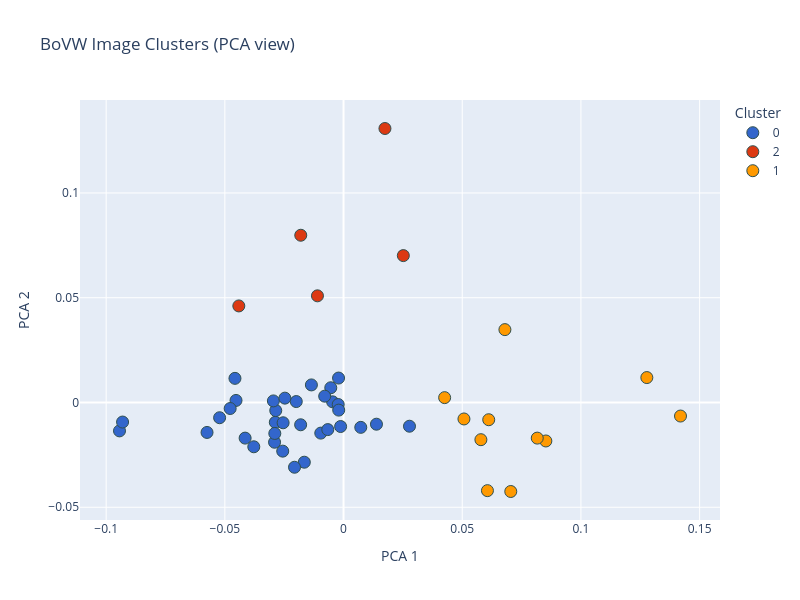

Notebook source saved alongside this figure:
### Markdown cell above
A higher cosine similarity indicates stronger overlap in texture and local structure under the BoVW representation.

Clustering complements this by grouping images without labels, revealing recurring visual patterns from an unsupervised perspective.

Similarity is pairwise, while clustering summarizes corpus-level structure.

### Code cell
# Cluster BoVW features into 3 groups and visualize in 2D
n_clusters = 3
cluster_model = KMeans(n_clusters=n_clusters, random_state=42, n_init=10)
cluster_labels = cluster_model.fit_predict(bovw_features)
demo_df["cluster"] = cluster_labels

# Compute the PCA
pca = PCA(n_components=2, random_state=42)
xy = pca.fit_transform(bovw_features)


# Create a DataFrame for visualization
clustering_visualization_df = pd.DataFrame({
    "PCA 1": xy[:, 0],
    "PCA 2": xy[:, 1],
    "Cluster": cluster_labels.astype(str),  # Convert to string for discrete colors
    "Title": demo_df["title"].apply(lambda t: textwrap.fill(str(t).lower(), 
                                                            width=50).replace('\n', '<br>')),
    "Image ID": demo_df["img_path"],
    "Category": demo_df["category"].str.lower()
})

# Create an interactive scatter plot
fig = px.scatter(
    clustering_visualization_df,
    x="PCA 1",
    y="PCA 2",
    color="Cluster",
    hover_data={
        "Title": True,
        "Image ID": True,
        "Category": True,
        "PCA 1": False,
        "PCA 2": False,
        "Cluster": True
    },
    title="BoVW Image Clusters (PCA view)",
    color_discrete_sequence=px.colors.qualitative.G10,  # A high-contrast palette
    width=800, height=600
)

fig.update_traces(marker=dict(size=12, line=dict(width=1, color='DarkSlateGrey')))
fig.show()

print("Cluster sizes:")
print(demo_df["cluster"].value_counts().sort_index())

### Figure 1 — Plotly figure (JSON) as saved in the notebook; plotly's stock layout.template omitted (floating-point values rounded to 4 significant figures; data arrays with more than 128 entries replaced by an {"elided": "..."} marker saying what was removed)
{"data": [{"customdata": {"elided": "34x4 str values"}, "hovertemplate": "Cluster=%{customdata[3]}<br>Title=%{customdata[0]}<br>Image ID=%{customdata[1]}<br>Category=%{customdata[2]}<extra></extra>", "legendgroup": "0", "marker": {"color": "#3366CC", "line": {"color": "DarkSlateGrey", "width": 1}, "size": 12, "symbol": "circle"}, "mode": "markers", "name": "0", "orientation": "v", "showlegend": true, "type": "scatter", "x": [-0.0453, -0.01992, -0.09438, -0.09309, -0.02562, 0.02778, -0.004601, -0.02875, -0.009591, -0.006636, -0.005381, -0.04574, -0.02856, -0.001233, -0.01652, -0.02906, -0.05751, -0.002243, 0.01387, -0.02065, -0.03781, -0.01807, -0.01354, -0.04146, -0.02546, -0.02955, 0.00726, -0.02471, -0.002035, -0.02895, -0.007943, -0.002096, -0.04776, -0.05221], "xaxis": "x", "y": [0.0009765, 0.0004485, -0.01355, -0.009332, -0.02321, -0.01132, 0.0003114, -0.009469, -0.01462, -0.01293, 0.007036, 0.01151, -0.003853, -0.01147, -0.0285, -0.01897, -0.01429, -0.0009542, -0.01036, -0.0309, -0.02113, -0.01063, 0.008385, -0.017, -0.009679, 0.0007482, -0.01187, 0.002077, -0.003635, -0.01477, 0.003015, 0.01166, -0.002873, -0.007267], "yaxis": "y"}, {"customdata": [["enlarged lung of emphysema victim. severe air<br>pollution increases risk of respiratory and<br>pulmonary diseases among workers of the birmingham<br>area", "545483.jpg", "pollution and environmental damage", "2"], ["setting sun amid smoke cloud", "544704.jpg", "urban landscape", "2"], ["copley square at 9 a.m. john hancock building and<br>trinity church", "550001.jpg", "urban landscape", "2"], ["view of overgrazed prairie with hardwood forest in<br>the distance in doniphan county kansas, near troy<br>in the extreme northeast corner of the state.<br>plants that inhabit the area once covered by<br>tallgrass prairie include goldenrod; dogbane and<br>brome grass. northeast kansas is unique because it<br>contains the only hardwood forest in the state in<br>addition to tallgrass prairie", "557099.jpg", "rural landscape", "2"], ["abandoned car in clear creek canyon, near dumont", "545304.jpg", "urban landscape", "2"]], "hovertemplate": "Cluster=%{customdata[3]}<br>Title=%{customdata[0]}<br>Image ID=%{customdata[1]}<br>Category=%{customdata[2]}<extra></extra>", "legendgroup": "2", "marker": {"color": "#DC3912", "line": {"color": "DarkSlateGrey", "width": 1}, "size": 12, "symbol": "circle"}, "mode": "markers", "name": "2", "orientation": "v", "showlegend": true, "type": "scatter", "x": [-0.01802, 0.01744, -0.04411, -0.01098, 0.02518], "xaxis": "x", "y": [0.07981, 0.1308, 0.04608, 0.0509, 0.07009], "yaxis": "y"}, {"customdata": [["mangrove trees growing off-shore from the state<br>park at long key. mangroves, important to the<br>area's ecosystem, have been cleared out in great<br>numbers by land developers. studies indicate that<br>the removal of the trees, among other harmful<br>effects threatens the food chain necessary to<br>marine life and, therefore endangers the local<br>fisheries", "548702.jpg", "urban landscape", "1"], ["ekker butte rises in the crystal air of<br>canyonlands national park. the smaller arches<br>national park lies just to the north of the town.<br>bates wilson, superintendent of both parks, says<br>their most important feature at this time is their<br>clear atmosphere. he fears this will be harmed<br>soon by the operation of giant coal-burning power<br>plants in utah and adjoining states. some people<br>feel that the air is already beginning to suffer<br>from the effects of the huge plant at shiprock,<br>new mexico", "545775.jpg", "rural landscape", "1"], ["a new york city sludge carrier dumps its cargo<br>into waters of the new york bight. the u.s. coast<br>guard is responsible for monitoring all ocean<br>dumping in the bight which includes 15,000 square<br>miles of ocean waters and the continental shelf<br>off the coasts of new york and new jersey the<br>national oceanographic and atmospheric<br>administration is conducting a marine ecosystems<br>analysis program in the bight. the multi-year<br>project is being observed by epa and the coast<br>guard", "557819.jpg", "urban landscape", "1"], ["private residence on north main street in<br>paterson, new jersey. the inner city today is an<br>absolute contradiction to the main stream america<br>of gas stations, expressways, shopping centers and<br>tract homes. it is populated by blacks, latins and<br>the white poor. most of all, the inner city is<br>human beings, as threatened and beautiful as the<br>19th century buildings in their environment", "555922.jpg", "people and community", "1"], ["downtown main street in houston, texas. this is<br>one of a series of 21 black and white photographs.<br>they document the environments remaining from the<br>19th century in terms of architecture, commerce<br>and lifestyles. the pictures also compare the<br>contemporary city showing displacement of the<br>unique by the ordinary and noting current urban<br>problems. the pictures show a region and its<br>uniqueness in people and architecture in east<br>texas which is still a part of the south", "557635.jpg", "urban landscape", "1"], ["los angeles reactive pollutant program (larpp), a<br>unique multi-agency air pollution research study<br>sponsored by the coordinating research council, a<br>government-industry research group", "552378.jpg", "pollution and environmental damage", "1"], ["crab netting at brinnon tide flat on the hood<br>canal brings out large crowds during the spring<br>and summer minus tides. catch is mainly dungeness<br>crabs, which must measure six inches across the<br>shell. only the male crabs may be retained", "552282.jpg", "people and community", "1"], ["compacted old cars on flatbed truck are ready for<br>the shredder (in background), at the klean steel<br>manufacturing corporation in flowood. mr. v.t.<br>hawkins, director of solid waste planning, state<br>board of health, is alongside the truck", "546261.jpg", "industrial site", "1"], ["new highway 30 near tupper lake, new york, shows<br>fine grading, drainage fields and grassing for<br>erosion control, in the adirondack forest preserve", "554566.jpg", "urban landscape", "1"], ["automatic vendors sell tickets for public<br>transportation--bus, trolley, subway and<br>schnellbahn (express) date and time are recorded<br>on the ticket when it is inserted into the puncher<br>marked \"e.\" no transfers are needed", "551875.jpg", "transportation and infrastructure", "1"], ["carpenter at work on the first unit of the new<br>alpine village at the outskirts of helen. when<br>completed the project will double the size of the<br>tourist facilities of the small mountain community<br>of some 270 people. the corporation that is<br>building the facilities is continuing the bavarian<br>alpine theme of the helen business district it was<br>renovated, starting in 1969 after endorsement form<br>town officials, businessmen and residents", "557731.jpg", "urban landscape", "1"]], "hovertemplate": "Cluster=%{customdata[3]}<br>Title=%{customdata[0]}<br>Image ID=%{customdata[1]}<br>Category=%{customdata[2]}<extra></extra>", "legendgroup": "1", "marker": {"color": "#FF9900", "line": {"color": "DarkSlateGrey", "width": 1}, "size": 12, "symbol": "circle"}, "mode": "markers", "name": "1", "orientation": "v", "showlegend": true, "type": "scatter", "x": [0.07045, 0.06798, 0.06062, 0.05786, 0.05072, 0.08523, 0.08161, 0.06116, 0.04259, 0.1278, 0.1419], "xaxis": "x", "y": [-0.04248, 0.03478, -0.04207, -0.01775, -0.00786, -0.01837, -0.017, -0.008222, 0.002316, 0.01189, -0.006466], "yaxis": "y"}], "layout": {"height": 600, "legend": {"title": {"text": "Cluster"}, "tracegroupgap": 0}, "title": {"text": "BoVW Image Clusters (PCA view)"}, "width": 800, "xaxis": {"anchor": "y", "domain": [0, 1], "title": {"text": "PCA 1"}}, "yaxis": {"anchor": "x", "domain": [0, 1], "title": {"text": "PCA 2"}}}}
